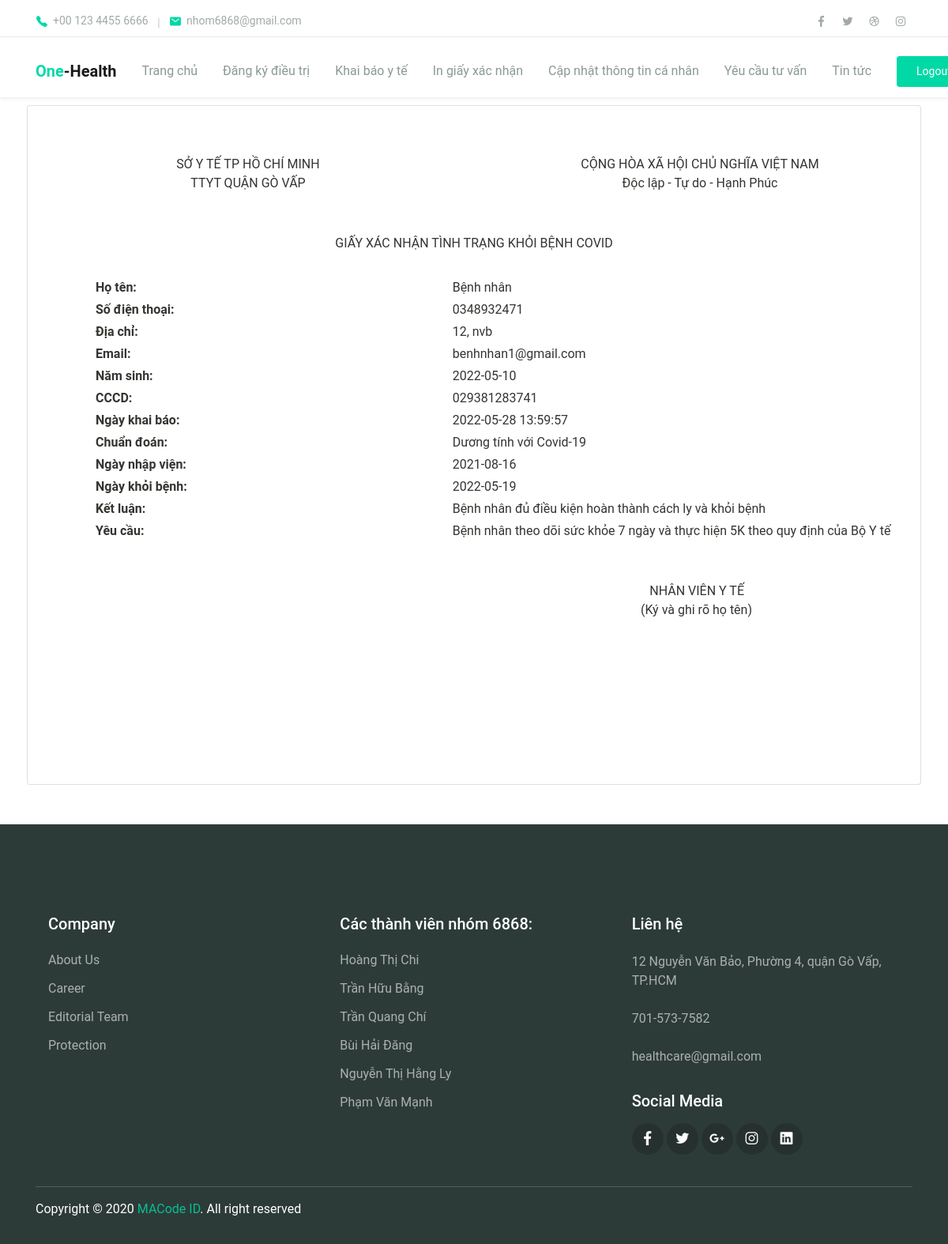
The app's page /KTPM/Controller/index.php?act=giayxacnhan (signed in) with its own data.
### tables this page shows
CREATE TABLE `hosobenhnhan` (
  `MaHoSo` int(11) NOT NULL,
  `TinhTrangSucKhoe` varchar(100) DEFAULT NULL,
  `NgayNhapvien` date DEFAULT NULL,
  `NgayKhoiBenh` date DEFAULT NULL,
  `MaCSYT` int(11) DEFAULT NULL,
  `MaBenhVien` int(11) DEFAULT NULL,
  `MaTaiKhoan` int(11) NOT NULL,
  `GhiChu` varchar(50) DEFAULT NULL
);

CREATE TABLE `taikhoan` (
  `MaTaiKhoan` int(11) NOT NULL,
  `TenDangNhap` varchar(50) NOT NULL,
  `MatKhau` varchar(100) NOT NULL,
  `HoTen` varchar(30) DEFAULT NULL,
  `NgaySinh` date DEFAULT NULL,
  `SDT` varchar(15) DEFAULT NULL,
  `Email` varchar(30) NOT NULL,
  `CCCD` varchar(12) DEFAULT NULL,
  `DiaChi` varchar(50) DEFAULT NULL,
  `Role` int(11) NOT NULL,
  `Phuong_BVCongTac` varchar(20) DEFAULT NULL
);

CREATE TABLE `tokhaiyte` (
  `MaToKhai` int(11) NOT NULL,
  `Ngaykhaibao` datetime NOT NULL DEFAULT current_timestamp(),
  `LoaiKhaiBao` varchar(50) NOT NULL,
  `NoiKhaiBao` varchar(255) NOT NULL,
  `TienSuBenh` varchar(100) NOT NULL,
  `TrieuChungBenh` varchar(500) NOT NULL,
  `YeuToDichTe` varchar(700) NOT NULL,
  `MaTaiKhoan` int(11) NOT NULL
);

### KTPM/Model/components/Connect.php (called while the page is built, shortened)
<?php
    function connect()
    {
        $servername = "localhost";
        $username = "root";
        $password = "";
        $conn = new PDO("mysql:host=$servername;dbname=covid1", $username, $password,
        array(PDO::MYSQL_ATTR_INIT_COMMAND => "SET NAMES utf8"));
        $conn->setAttribute(PDO::ATTR_ERRMODE, PDO::ERRMODE_EXCEPTION);
        return $conn;
    }
    function getone($sql){
        $conn = connect();
        $stmt = $conn->prepare($sql);
        $stmt->execute();
        $stmt->setFetchMode(PDO::FETCH_ASSOC);
        return $stmt->fetch();
    }
?>

### KTPM/Model/components/mCetification.php (called while the page is built)
<?php
function modelSelectCertification($MaTaiKhoan)
{
    $sql = "SELECT * FROM `hosobenhnhan` INNER JOIN `taikhoan` ON `hosobenhnhan`.`MaTaiKhoan`=`taikhoan`.`MaTaiKhoan` INNER JOIN `tokhaiyte` ON `hosobenhnhan`.`MaTaiKhoan` = `tokhaiyte`.`MaTaiKhoan` WHERE `taikhoan`.`MaTaiKhoan` = '$MaTaiKhoan' ORDER BY `tokhaiyte`.`Ngaykhaibao` DESC LIMIT 1;";
    return getone($sql);
}

### KTPM/Controller/components/cCetification.php (called while the page is built)
<?php
function ControlSelectCertification($MaTaiKhoan)
{
        include_once "../Model/components/mCetification.php";
       return modelSelectCertification($MaTaiKhoan) ;
}

### KTPM/view/components/certification.php (the view, shortened to what this page needs)
<?php
     include "components/cCetification.php";
     $layid=$_SESSION['id'];
     $thongtin =  ControlSelectCertification($layid) ;
?>
    <div class="GXN">
        <div class="content-page px-0">
            <div class="container px-1">
                <div class="card p-sm-2" style="margin-bottom:50px ;">
                    <div class="row " style="margin-top:50px ;">
                        <div class="col-6 text-center text-uppercase mt-1">
                            <span>Sở y tế TP Hồ CHí Minh <br> TTYT quận gò vấp <br></span>
                        </div>
                        <div class="col-6 text-center  mt-1">
                            <span>CỘNG HÒA XÃ HỘI CHỦ NGHĨA VIỆT NAM <br> Độc lập - Tự do - Hạnh Phúc</span>
                        </div>
                        <div class="col-12 text-center text-uppercase mt-1">
                            <span> <br> <br> Giấy xác nhận tình trạng khỏi bệnh covid</span>
                        </div>
                    </div>
                    <br>
                    <div class="row col-12 mt-1 ml-5" >
                        <div class="col-5 font-weight-bold mt-1 ">Họ tên:</div>
                        <div class="col-7 hoten mt-1"> <?php echo $thongtin ['HoTen']; ?> </div>
                        <div class="col-5 font-weight-bold mt-1 " >Số điện thoại: </div>
                        <div class="col-7 sdt mt-1"><?= $thongtin  ['SDT'] ?> </div>
                        <div class="col-5 font-weight-bold mt-1 " >Địa chỉ: </div>
                        <div class="col-7 diachi mt-1"><?= $thongtin  ['DiaChi'] ?></div>
                        <div class="col-5 font-weight-bold mt-1 " > Email: </div>
                        <div class="col-7 email mt-1"><?= $thongtin  ['Email'] ?></div>
                        <div class="col-5 font-weight-bold mt-1 " >Năm sinh:</div>
                        <div class="col-7 ngaysinh mt-1" ><?= $thongtin  ['NgaySinh'] ?></div>
                        <div class="col-5 font-weight-bold mt-1 ">CCCD: </div>
                        <div class="col-7 cccd mt-1"><?= $thongtin  ['CCCD'] ?> </div>
                        <div class="col-5 font-weight-bold mt-1 " >Ngày khai báo:</div>
                        <div class="col-7 ngaykhaibao mt-1"><?= $thongtin  ['Ngaykhaibao'] ?> </div>
                        <div class="col-5 font-weight-bold mt-1 " >Chuẩn đoán: </div>
                        <div class="col-7  mt-1"> Dương tính với Covid-19</div>
                        <div class="col-5 font-weight-bold mt-1 " >Ngày nhập viện:</div>
                        <div class="col-7 ngaynhapvien mt-1" > <?= $thongtin  ['NgayNhapvien'] ?> </div>
                        <div class="col-5 font-weight-bold mt-1 " >Ngày khỏi bệnh:</div>
                        <div class="col-7 ngaykhoibenh mt-1" > <?= $thongtin  ['NgayKhoiBenh'] ?> </div>
                        <div class="col-5 font-weight-bold mt-1 " >Kết luận: </div>
                        <div class="col-7 ngaykhoibenh mt-1" > Bệnh nhân đủ điều kiện hoàn thành cách ly và khỏi bệnh  </div>
                        <div class="col-5 font-weight-bold mt-1 " >Yêu cầu:</div>
                        <div class="col-7 ngaykhoibenh mt-1 mb-5" >Bệnh nhân theo dõi sức khỏe 7 ngày và thực hiện 5K theo quy định của Bộ Y tế </div>
                    </div>
                    <div class="col-12 text-right  mt-1" style="padding-bottom:200px ;" >
                            <span style="padding-right:200px ;">NHÂN VIÊN Y TẾ</span>  <br>
                            <Span style="padding-right: 190px;">(Ký và ghi rõ họ tên) </Span>
                    </div>
                </div>
            </div>
        </div>
    </div>

### KTPM/view/components/Header.php (shortened to what this page needs)
<!DOCTYPE html>
<html lang="en">
<head>
<link rel="stylesheet" href="../view/Assets/css/maicons.css">
<link rel="stylesheet" href="../view/Assets/css/bootstrap.css">
<link rel="stylesheet" href="../view/Assets/vendor/owl-carousel/css/owl.carousel.css">
<link rel="stylesheet" href="../view/Assets/vendor/animate/animate.css">
<link rel="stylesheet" href="../view/Assets/css/theme.css">
<link rel="stylesheet" href="../view/Assets/css/Style.css">
</head>
<body>
<header>
  <div class="topbar">
    <div class="container">
      <div class="row">
        <div class="col-sm-8 text-sm">
          <div class="site-info">
            <a href="tel:+"><span class="mai-call text-primary"></span> +00 123 4455 6666</a>
            <span class="divider">|</span>
            <a href="mailto:thanhloctruong11022@gmail.com"><span class="mai-mail text-primary"></span>nhom6868@gmail.com</a>
          </div>
        </div>
        <div class="col-sm-4 text-right text-sm">
          <div class="social-mini-button">
            <a href="#"><span class="mai-logo-facebook-f"></span></a>
            <a href="#"><span class="mai-logo-twitter"></span></a>
            <a href="#"><span class="mai-logo-dribbble"></span></a>
            <a href="#"><span class="mai-logo-instagram"></span></a>
          </div>
        </div>
      </div>
    </div>
  </div>
  <nav class="navbar navbar-expand-lg navbar-light shadow-sm">
    <div class="container">
      <a class="navbar-brand" href="#"><span class="text-primary">One</span>-Health</a>
      <div class="collapse navbar-collapse" id="navbarSupport">
        <ul class="navbar-nav ml-auto">
          <li class="nav-item">
            <a class="nav-link" href="index.php">Trang chủ</a>
          </li>
          <li class="nav-item">
          <?php
            if(isset($_SESSION['id'])):
            ?>
            <a class="nav-link" href="index.php?act=dangkydieutri">Đăng ký điều trị</a>
            <?php
            else:
              echo '<a class="nav-link" href="index.php?act=login">Đăng ký điều trị</a>';
            endif;
            ?>
          </li>
          <li class="nav-item">
          <?php
            if(isset($_SESSION['id'])):
            ?>
            <a class="nav-link" href="index.php?act=khaibaoyte">Khai báo y tế</a>
            <?php
            else:
              echo '<a class="nav-link" href="index.php?act=login">Khai báo y tế</a>';
            endif;
            ?>
          </li>
          <li class="nav-item">
          <?php
            if(isset($_SESSION['id'])):
            ?>
            <a class="nav-link" href="index.php?act=giayxacnhan">In giấy xác nhận</a>
            <?php
            else:
              echo '<a class="nav-link" href="index.php?act=login">In giấy xác nhận</a>';
            endif;
            ?>
          </li>
          <?php
            if(isset($_SESSION['id'])):
            ?>
            <a class="nav-link" href="index.php?act=edit_user">Cập nhật thông tin cá nhân</a>
            <?php
            else:
              echo '<a class="nav-link" href="index.php?act=login">Cập nhật thông tin cá nhân</a>';
            endif;
            ?>
          <li class="nav-item">
            <?php
            if(isset($_SESSION['id'])):
            ?>
            <a class="nav-link" href="index.php?act=contact">Yêu cầu tư vấn</a>
            <?php
            else:
              echo '<a class="nav-link" href="index.php?act=login">Yêu cầu tư vấn</a>';
            endif;
            ?>
          </li>
          <li class="nav-item">
            <a class="nav-link" href="index.php?act=new">Tin tức</a>
          </li>
          <li class="nav-item">
            <?php
            if(isset($_SESSION['id'])):
            ?>
            <a class="btn btn-primary ml-lg-3" href="index.php?act=logout">Logout</a>
            <?php
            else:
              echo '<a class="btn btn-primary ml-lg-3" href="index.php?act=login">Login</a>';
            endif;
            ?>
          </li>
        </ul>
      </div>
    </div>
  </nav>
</header>

### KTPM/Controller/index.php (shortened to what this page needs)
<?php
include "../view/components/Header.php";
if (isset($_GET['act'])) {
    $act = $_GET['act'];
    switch ($act) {
        case 'giayxacnhan':
            include "../view/components/certification.php";
            break;
    }
} else {
    include "../view/components/Home.php";
}
include "../view/components/Footer.php";

### KTPM/view/components/Footer.php (shortened to what this page needs)
  <footer class="page-footer">
    <div class="container">
      <div class="row px-md-3">
        <div class="col-sm-8 col-lg-4 py-4">
          <h5>Company</h5>
          <ul class="footer-menu">
            <li><a href="#">About Us</a></li>
            <li><a href="#">Career</a></li>
            <li><a href="#">Editorial Team</a></li>
            <li><a href="#">Protection</a></li>
          </ul>
        </div>
        <div class="col-sm-8 col-lg-4 py-4">
          <h5>Các thành viên nhóm 6868: </h5>
          <ul class="footer-menu">
            <li><a href="#">Hoàng Thị Chi</a></li>
            <li><a href="#">Trần Hữu Bằng</a></li>
            <li><a href="#">Trần Quang Chí</a></li>
            <li><a href="#">Bùi Hải Đăng</a></li>
            <li><a href="#">Nguyễn Thị Hằng Ly</a></li>
            <li><a href="#">Phạm Văn Mạnh</a></li>
          </ul>
        </div>
        <div class="col-sm-8 col-lg-4 py-4">
          <h5>Liên hệ</h5>
          <p class="footer-link mt-2">12 Nguyễn Văn Bảo, Phường 4, quận Gò Vấp, TP.HCM</p>
          <a href="#" class="footer-link mt-2">701-573-7582</a></br>
          <a href="#" class="footer-link mt-2">healthcare@gmail.com</a>
          <h5 class="mt-3">Social Media</h5>
          <div class="footer-sosmed mt-3">
            <a href="#" target="_blank"><span class="mai-logo-facebook-f"></span></a>
            <a href="#" target="_blank"><span class="mai-logo-twitter"></span></a>
            <a href="#" target="_blank"><span class="mai-logo-google-plus-g"></span></a>
            <a href="#" target="_blank"><span class="mai-logo-instagram"></span></a>
            <a href="#" target="_blank"><span class="mai-logo-linkedin"></span></a>
          </div>
        </div>
      </div>
      <hr>
      <p id="copyright">Copyright &copy; 2020 <a href="#" target="_blank">MACode ID</a>. All right reserved</p>
    </div>
  </footer>
</body>
</html>

### KTPM/view/Assets/css/theme.css (style rules this page uses)
:root { --primary: #00D9A5; --accent: #FF3D85; --secondary: #4E5AFE; --warning: #EED818; --info: #05B4E1; --danger: #FF4943; --success: #96C93D; --dark: #343531; --light: #F5F9F6; --cs: #596261; --grey: #6E807A; }
body { font-family: "Source Sans Pro", sans-serif; line-height: 1.5; color: #343531; }
a { color: #07be94; text-decoration: none; background-color: transparent; }
.text-sm { font-size: 14px !important; }
.text-primary { color: #00D9A5 !important; }
.btn-primary { color: #fff; background-color: #00D9A5; border-color: transparent; }
.topbar { border-bottom: 1px solid #E8EEE4; }
.topbar .row { align-items: center; min-height: 36px; }
.topbar .site-info a { display: inline-flex; align-items: center; color: #A1AAA7; }
.topbar .site-info a span { font-size: 16px; margin-right: 6px; }
.topbar .site-info .divider { margin-left: 8px; margin-right: 8px; color: #BEC8B8; }
.topbar .social-mini-button a { display: inline-block; padding: 4px 8px; color: #A1AAA7; }
.btn { padding: 8px 24px; }
.navbar { min-height: 70px; }
.navbar-brand { font-weight: 600; padding-top: 10px; padding-bottom: 10px; }
.navbar-nav { margin-top: 10px; border-top: 1px solid #E8EEE4; flex-shrink: 0; }
.navbar-nav .nav-link { transition: all .2s ease; }
.navbar-nav .btn { font-size: 14px; }
.navbar-light .navbar-nav .nav-link { color: rgba(110, 128, 122, 0.8); }
@media (min-width: 992px) { .navbar-expand-lg .navbar-nav { margin-top: 0; border-top: none; } }
@media (min-width: 992px) { .navbar-expand-lg .navbar-nav .nav-link { padding-right: 16px; padding-left: 16px; } }
@media (min-width: 992px) { .navbar-expand-lg .navbar-nav { align-items: center; } }
.page-footer { position: relative; display: block; padding-top: 80px; padding-bottom: 16px; background-color: #2D3B38; color: #fff; }
.page-footer h5 { font-weight: 500; margin-bottom: 16px; }
.page-footer hr { border-color: #4F5E5B; }
.footer-menu { position: relative; list-style: none; padding-left: 0; }
.footer-menu a, .footer-link { display: inline-block; padding-top: 6px; padding-bottom: 6px; color: rgba(255, 255, 255, 0.6); transition: all .2s ease; }
.footer-link { padding: 0; margin-bottom: 16px; }
.footer-sosmed a { display: inline-block; width: 40px; height: 40px; line-height: 42px; border-radius: 50%; text-align: center; font-size: 18px; background-color: #26312F; color: #ffff; transition: all .2s ease; }

### KTPM/view/Assets/css/Style.css (style rules this page uses)
* { margin:0; padding: 0; box-sizing: border-box; font-family: 'Roboto', sans-serif; }

### KTPM/view/components/Footer.php (style rules this page uses)
.container { padding-top: 10px; }

### records on screen
hosobenhnhan: MaTaiKhoan.HoTen "Bệnh nhân", MaTaiKhoan.SDT "0348932471", MaTaiKhoan.DiaChi "12, nvb", MaTaiKhoan.Email "benhnhan1@gmail.com", MaTaiKhoan.NgaySinh "2022-05-10", MaTaiKhoan.CCCD "029381283741", tokhaiyte.Ngaykhaibao "2022-05-28 13:59:57", NgayNhapvien "2021-08-16", NgayKhoiBenh "2022-05-19"
